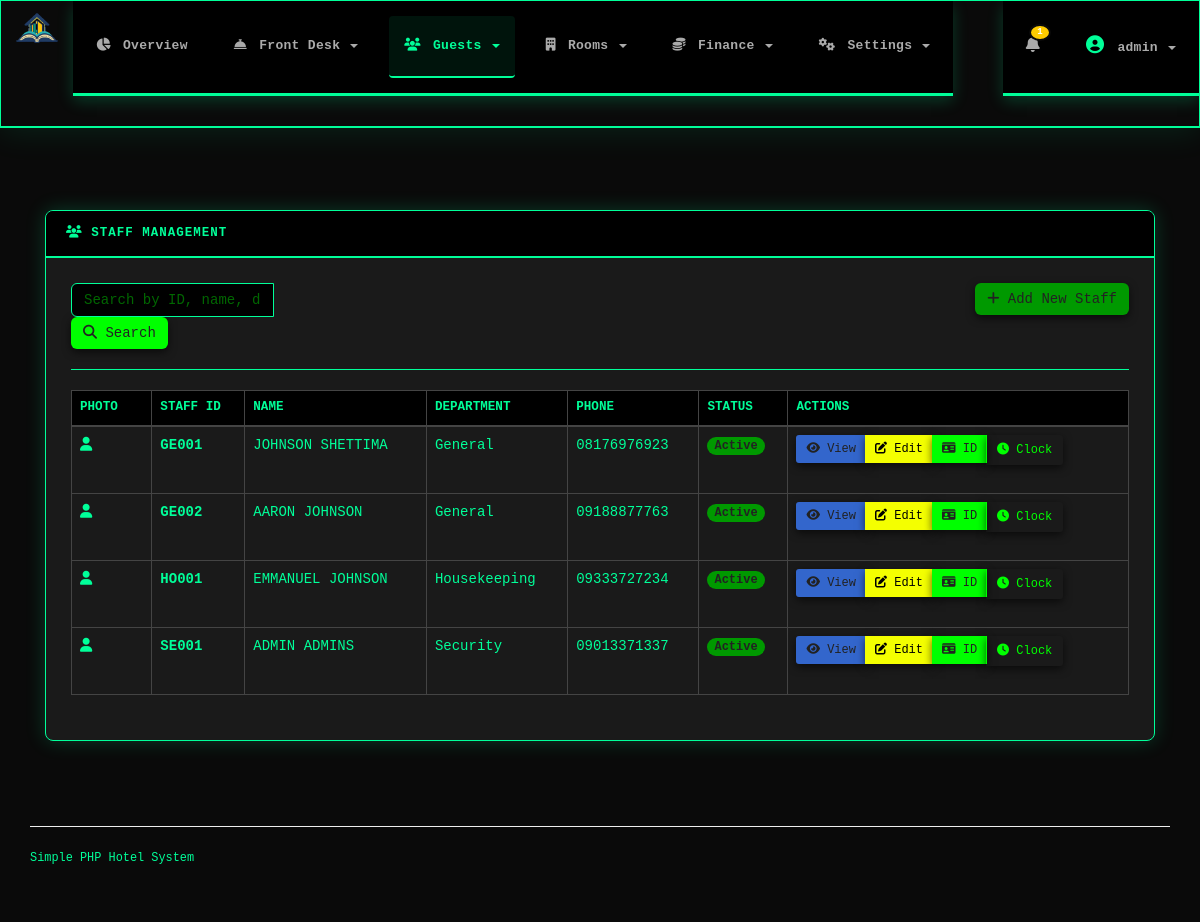
Page /admin_staff.php (signed in) on the committed database.
### tables this page shows
CREATE TABLE `staff` (
  `id` int(11) NOT NULL,
  `pnumber` varchar(20) NOT NULL,
  `name` varchar(100) NOT NULL,
  `department` varchar(50) DEFAULT 'General',
  `phone` varchar(20) DEFAULT NULL,
  `password_hash` varchar(255) DEFAULT NULL,
  `photo` varchar(255) DEFAULT NULL,
  `status` enum('active','inactive') DEFAULT 'active',
  `created_at` timestamp NOT NULL DEFAULT CURRENT_TIMESTAMP,
  `created_by` int(11) DEFAULT NULL
);

### functions.php (called while the page is built, shortened)
<?php
function h($string) {
    return htmlspecialchars($string, ENT_QUOTES, 'UTF-8');
}
?>

### admin_staff.php (the view, shortened to what this page needs)
<?php
require_once __DIR__.'/functions.php';
$view_staff_id = isset($_GET['view']) ? (int)$_GET['view'] : 0;
$edit_staff_id = isset($_GET['edit']) ? (int)$_GET['edit'] : 0;
$current_staff_data = null;
$where_clause = '';
$limit = 20;
$page = isset($_GET['page']) ? (int)$_GET['page'] : 1;
$offset = ($page - 1) * $limit;
$staff_result = mysqli_query($conn, "
    SELECT s.*, u.fullname as created_by_name
    FROM staff s
    LEFT JOIN users_admin u ON s.created_by = u.id
    $where_clause
    ORDER BY s.pnumber ASC
    LIMIT $limit OFFSET $offset
");
$staff_list = array();
while ($row = mysqli_fetch_assoc($staff_result)) {
    $staff_list[] = $row;
}
include __DIR__.'/header.php';
?>
<div class="container-fluid main-container">
    <div class="content-wrapper">
        <?php if (!$current_staff_data): ?>
        <div class="row">
            <div class="col-md-12">
                <div class="card">
                    <div class="card-header">
                        <h4 class="text-terminal">
                            <i class="fas fa-users"></i> Staff Management
                        </h4>
                    </div>
                    <div class="card-body">
                        <div class="row mb-4">
                            <div class="col-md-6">
                                <form method="get" action="admin_staff.php">
                                    <div class="input-group hacker-input-group">
                                        <input type="text"
                                               name="search"
                                               class="form-control hacker-input"
                                               placeholder="Search by ID, name, department, or phone..."
                                               value="<?php echo isset($_GET['search']) ? h($_GET['search']) : ''; ?>"
                                               aria-label="Search staff">
                                        <div class="input-group-append">
                                            <button class="btn btn-primary" type="submit" aria-label="Search">
                                                <i class="fas fa-search"></i> Search
                                            </button>
                                        </div>
                                    </div>
                                </form>
                            </div>
                            <div class="col-md-6 text-right">
                                <a href="?add=1" class="btn btn-success">
                                    <i class="fas fa-plus"></i> Add New Staff
                                </a>
                            </div>
                        </div>
                        <hr class="border-terminal">
                        <div class="table-responsive">
                            <table class="table table-dark table-hover table-bordered">
                                <thead>
                                    <tr>
                                        <th>Photo</th>
                                        <th>Staff ID</th>
                                        <th>Name</th>
                                        <th>Department</th>
                                        <th>Phone</th>
                                        <th>Status</th>
                                        <th>Actions</th>
                                    </tr>
                                </thead>
                                <tbody>
                                    <?php foreach ($staff_list as $staff): ?>
                                    <tr <?php echo $view_staff_id == $staff['id'] || $edit_staff_id == $staff['id'] ? 'class="table-info"' : ''; ?>>
                                        <td>
                                            <?php if ($staff['photo'] && file_exists($staff['photo'])): ?>
                                                <img src="<?php echo h($staff['photo']); ?>" width="50" class="rounded">
                                            <?php else: ?>
                                                <div class="bg-secondary rounded d-flex align-items-center justify-content-center" style="width:50px;height:50px;">
                                                    <i class="fas fa-user text-light"></i>
                                                </div>
                                            <?php endif; ?>
                                        </td>
                                        <td><strong class="text-terminal"><?php echo h($staff['pnumber']); ?></strong></td>
                                        <td><?php echo h($staff['name']); ?></td>
                                        <td><?php echo h($staff['department']); ?></td>
                                        <td><?php echo h($staff['phone']); ?></td>
                                        <td>
                                            <span class="badge badge-<?php echo $staff['status'] == 'active' ? 'success' : 'secondary'; ?>">
                                                <?php echo ucfirst($staff['status']); ?>
                                            </span>
                                        </td>
                                        <td>
                                            <div class="btn-group btn-group-sm">
                                                <?php if ($view_staff_id == $staff['id']): ?>
                                                    <button class="btn btn-info" disabled>
                                                        <i class="fas fa-eye"></i> Viewing
                                                    </button>
                                                <?php else: ?>
                                                    <a href="admin_staff.php?view=<?php echo h($staff['id']); ?>"
                                                       class="btn btn-info" title="View Details">
                                                        <i class="fas fa-eye"></i> View
                                                    </a>
                                                <?php endif; ?>
                                                <?php if ($edit_staff_id == $staff['id']): ?>
                                                    <button class="btn btn-warning" disabled>
                                                        <i class="fas fa-edit"></i> Editing
                                                    </button>
                                                <?php else: ?>
                                                    <a href="admin_staff.php?edit=<?php echo h($staff['id']); ?>"
                                                       class="btn btn-warning" title="Edit Staff">
                                                        <i class="fas fa-edit"></i> Edit
                                                    </a>
                                                <?php endif; ?>
                                                <a href="staff_id_card.php?pnumber=<?php echo h($staff['pnumber']); ?>"
                                                   target="_blank" class="btn btn-primary" title="ID Card">
                                                    <i class="fas fa-id-card"></i> ID
                                                </a>
                                                <a href="admin_attendance_clock.php?pnumber=<?php echo h($staff['pnumber']); ?>"
                                                   class="btn btn-secondary" title="Clock In/Out">
                                                    <i class="fas fa-clock"></i> Clock
                                                </a>
                                            </div>
                                        </td>
                                    </tr>
                                    <?php endforeach; ?>
                                </tbody>
                            </table>
                        </div>
                    </div>
                </div>
            </div>
        </div>
        <?php endif; ?>
    </div>
</div>
<?php include __DIR__.'/footer.php'; ?>

### rows in the picture
staff: pnumber "GE001", name "JOHNSON SHETTIMA", department "General", phone "08176976923", status "Active"
staff: pnumber "GE002", name "AARON JOHNSON", department "General", phone "09188877763", status "Active"
staff: pnumber "HO001", name "EMMANUEL JOHNSON", department "Housekeeping", phone "09333727234", status "Active"
staff: pnumber "SE001", name "ADMIN ADMINS", department "Security", phone "09013371337", status "Active"

### other values in the picture
$notification_types "1"
get_current_admin_username() "admin"
